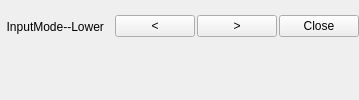
       <widget class="QWidget" name="widgetTop" native="true">
        <property name="styleSheet">
         <string notr="true">border-width:0px;</string>
        </property>
        <layout class="QVBoxLayout" name="verticalLayout">
         <property name="spacing">
          <number>6</number>
         </property>
         <property name="leftMargin">
          <number>0</number>
         </property>
         <property name="topMargin">
          <number>0</number>
         </property>
         <property name="rightMargin">
          <number>0</number>
         </property>
         <property name="bottomMargin">
          <number>0</number>
         </property>
         <item>
          <layout class="QHBoxLayout" name="lay1">
           <property name="spacing">
            <number>2</number>
           </property>
           <item>
            <widget class="QLabel" name="lab_Title">
             <property name="sizePolicy">
              <sizepolicy hsizetype="Preferred" vsizetype="Minimum">
               <horstretch>0</horstretch>
               <verstretch>0</verstretch>
              </sizepolicy>
             </property>
             <property name="minimumSize">
              <size>
               <width>0</width>
               <height>25</height>
              </size>
             </property>
             <property name="text">
              <string>  InputMode--Lower</string>
             </property>
            </widget>
           </item>
           <item>
            <widget class="QLabel" name="labPY">
             <property name="sizePolicy">
              <sizepolicy hsizetype="Expanding" vsizetype="Preferred">
               <horstretch>0</horstretch>
               <verstretch>0</verstretch>
              </sizepolicy>
             </property>
             <property name="text">
              <string/>
             </property>
             <property name="alignment">
              <set>Qt::AlignCenter</set>
             </property>
            </widget>
           </item>
           <item>
            <widget class="QPushButton" name="btnPre">
             <property name="focusPolicy">
              <enum>Qt::NoFocus</enum>
             </property>
             <property name="styleSheet">
              <string notr="true"/>
             </property>
             <property name="text">
              <string>&lt;</string>
             </property>
            </widget>
           </item>
           <item>
            <widget class="QPushButton" name="btnNext">
             <property name="focusPolicy">
              <enum>Qt::NoFocus</enum>
             </property>
             <property name="styleSheet">
              <string notr="true"/>
             </property>
             <property name="text">
              <string>&gt;</string>
             </property>
            </widget>
           </item>
           <item>
            <widget class="QPushButton" name="btnClose">
             <property name="focusPolicy">
              <enum>Qt::NoFocus</enum>
             </property>
             <property name="styleSheet">
              <string notr="true"/>
             </property>
             <property name="text">
              <string>Close</string>
             </property>
            </widget>
           </item>
          </layout>
         </item>
         <item>
          <layout class="QHBoxLayout" name="lay2">
           <property name="spacing">
            <number>0</number>
           </property>
           <item>
            <widget class="QLabel" name="labCh0">
             <property name="sizePolicy">
              <sizepolicy hsizetype="Preferred" vsizetype="Fixed">
               <horstretch>0</horstretch>
               <verstretch>0</verstretch>
              </sizepolicy>
             </property>
             <property name="minimumSize">
              <size>
               <width>0</width>
               <height>25</height>
              </size>
             </property>
             <property name="text">
              <string/>
             </property>
             <property name="alignment">
              <set>Qt::AlignCenter</set>
             </property>
            </widget>
           </item>
           <item>
            <widget class="QLabel" name="labCh1">
             <property name="sizePolicy">
              <sizepolicy hsizetype="Preferred" vsizetype="Fixed">
               <horstretch>0</horstretch>
               <verstretch>0</verstretch>
              </sizepolicy>
             </property>
             <property name="minimumSize">
              <size>
               <width>0</width>
               <height>25</height>
              </size>
             </property>
             <property name="text">
              <string/>
             </property>
             <property name="alignment">
              <set>Qt::AlignCenter</set>
             </property>
            </widget>
           </item>
           <item>
            <widget class="QLabel" name="labCh2">
             <property name="sizePolicy">
              <sizepolicy hsizetype="Preferred" vsizetype="Fixed">
               <horstretch>0</horstretch>
               <verstretch>0</verstretch>
              </sizepolicy>
             </property>
             <property name="minimumSize">
              <size>
               <width>0</width>
               <height>25</height>
              </size>
             </property>
             <property name="text">
              <string/>
             </property>
             <property name="alignment">
              <set>Qt::AlignCenter</set>
             </property>
            </widget>
           </item>
           <item>
            <widget class="QLabel" name="labCh3">
             <property name="sizePolicy">
              <sizepolicy hsizetype="Preferred" vsizetype="Fixed">
               <horstretch>0</horstretch>
               <verstretch>0</verstretch>
              </sizepolicy>
             </property>
             <property name="minimumSize">
              <size>
               <width>0</width>
               <height>25</height>
              </size>
             </property>
             <property name="text">
              <string/>
             </property>
             <property name="alignment">
              <set>Qt::AlignCenter</set>
             </property>
            </widget>
           </item>
           <item>
            <widget class="QLabel" name="labCh4">
             <property name="sizePolicy">
              <sizepolicy hsizetype="Preferred" vsizetype="Fixed">
               <horstretch>0</horstretch>
               <verstretch>0</verstretch>
              </sizepolicy>
             </property>
             <property name="minimumSize">
              <size>
               <width>0</width>
               <height>25</height>
              </size>
             </property>
             <property name="text">
              <string/>
             </property>
             <property name="alignment">
              <set>Qt::AlignCenter</set>
             </property>
            </widget>
           </item>
           <item>
            <widget class="QLabel" name="labCh5">
             <property name="sizePolicy">
              <sizepolicy hsizetype="Preferred" vsizetype="Fixed">
               <horstretch>0</horstretch>
               <verstretch>0</verstretch>
              </sizepolicy>
             </property>
             <property name="minimumSize">
              <size>
               <width>0</width>
               <height>25</height>
              </size>
             </property>
             <property name="text">
              <string/>
             </property>
             <property name="alignment">
              <set>Qt::AlignCenter</set>
             </property>
            </widget>
           </item>
           <item>
            <widget class="QLabel" name="labCh6">
             <property name="sizePolicy">
              <sizepolicy hsizetype="Preferred" vsizetype="Fixed">
               <horstretch>0</horstretch>
               <verstretch>0</verstretch>
              </sizepolicy>
             </property>
             <property name="minimumSize">
              <size>
               <width>0</width>
               <height>25</height>
              </size>
             </property>
             <property name="text">
              <string/>
             </property>
             <property name="alignment">
              <set>Qt::AlignCenter</set>
             </property>
            </widget>
           </item>
           <item>
            <widget class="QLabel" name="labCh7">
             <property name="sizePolicy">
              <sizepolicy hsizetype="Preferred" vsizetype="Fixed">
               <horstretch>0</horstretch>
               <verstretch>0</verstretch>
              </sizepolicy>
             </property>
             <property name="minimumSize">
              <size>
               <width>0</width>
               <height>25</height>
              </size>
             </property>
             <property name="text">
              <string/>
             </property>
             <property name="alignment">
              <set>Qt::AlignCenter</set>
             </property>
            </widget>
           </item>
           <item>
            <widget class="QLabel" name="labCh8">
             <property name="sizePolicy">
              <sizepolicy hsizetype="Preferred" vsizetype="Fixed">
               <horstretch>0</horstretch>
               <verstretch>0</verstretch>
              </sizepolicy>
             </property>
             <property name="minimumSize">
              <size>
               <width>0</width>
               <height>25</height>
              </size>
             </property>
             <property name="text">
              <string/>
             </property>
             <property name="alignment">
              <set>Qt::AlignCenter</set>
             </property>
            </widget>
           </item>
           <item>
            <widget class="QLabel" name="labCh9">
             <property name="sizePolicy">
              <sizepolicy hsizetype="Preferred" vsizetype="Fixed">
               <horstretch>0</horstretch>
               <verstretch>0</verstretch>
              </sizepolicy>
             </property>
             <property name="minimumSize">
              <size>
               <width>0</width>
               <height>25</height>
              </size>
             </property>
             <property name="text">
              <string/>
             </property>
             <property name="alignment">
              <set>Qt::AlignCenter</set>
             </property>
            </widget>
           </item>
          </layout>
         </item>
        </layout>
       </widget>
